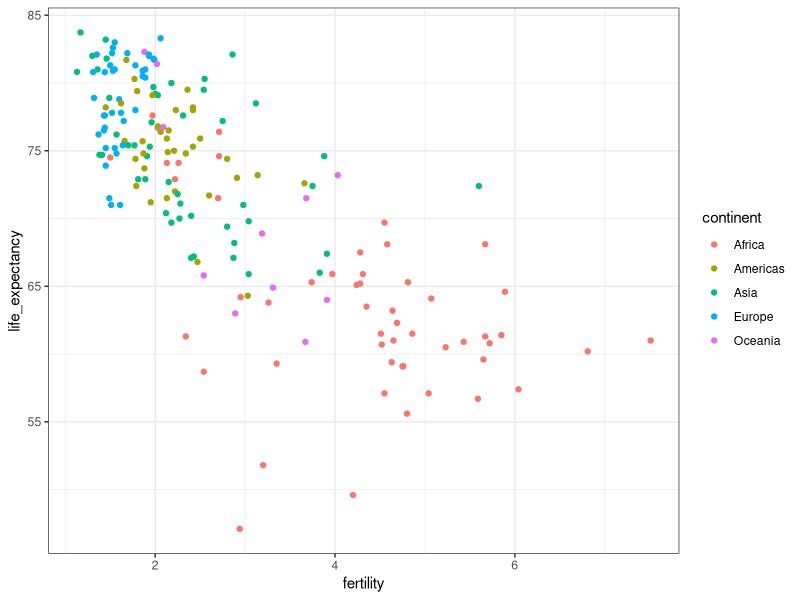
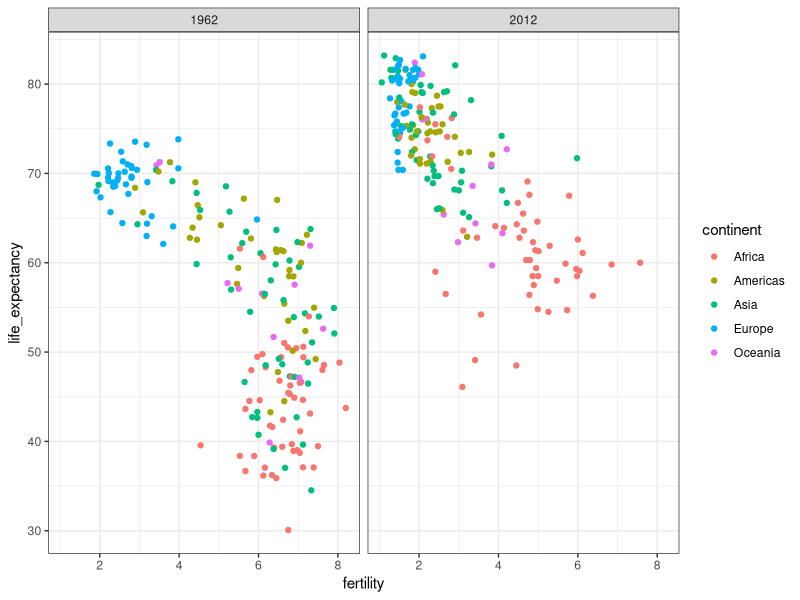
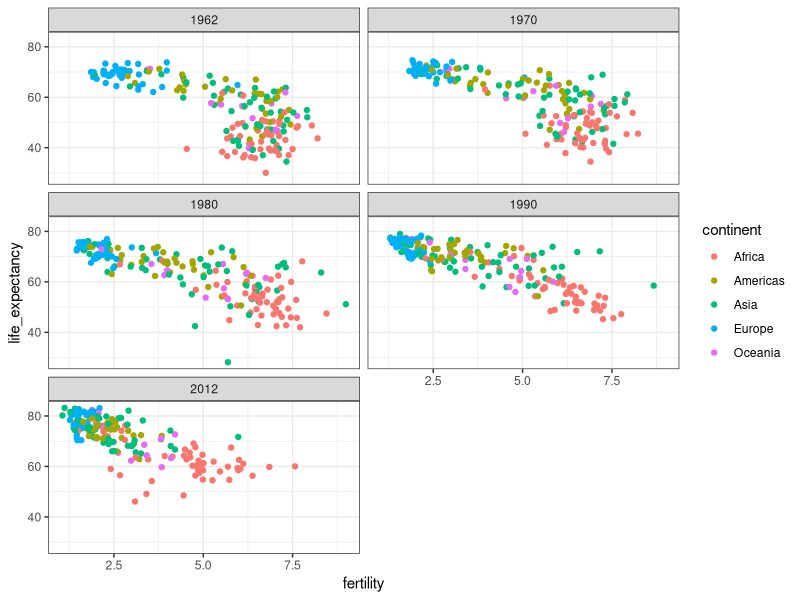
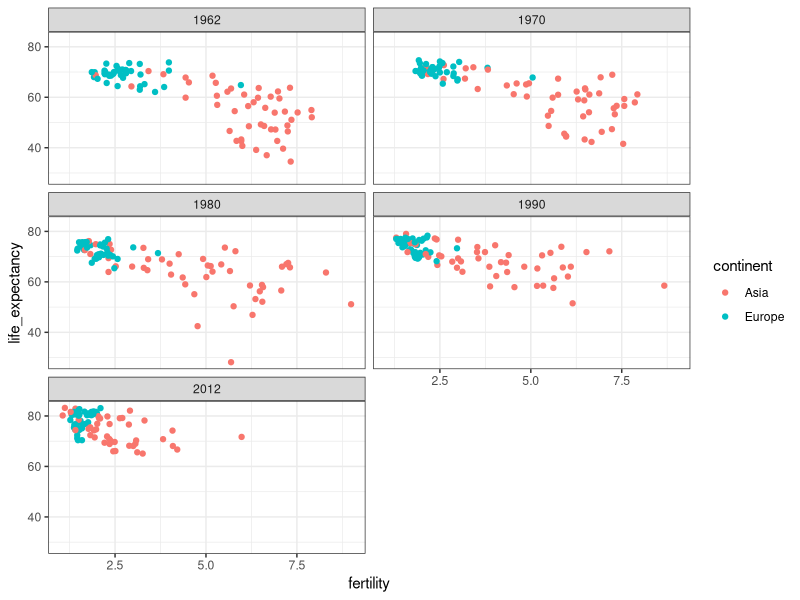
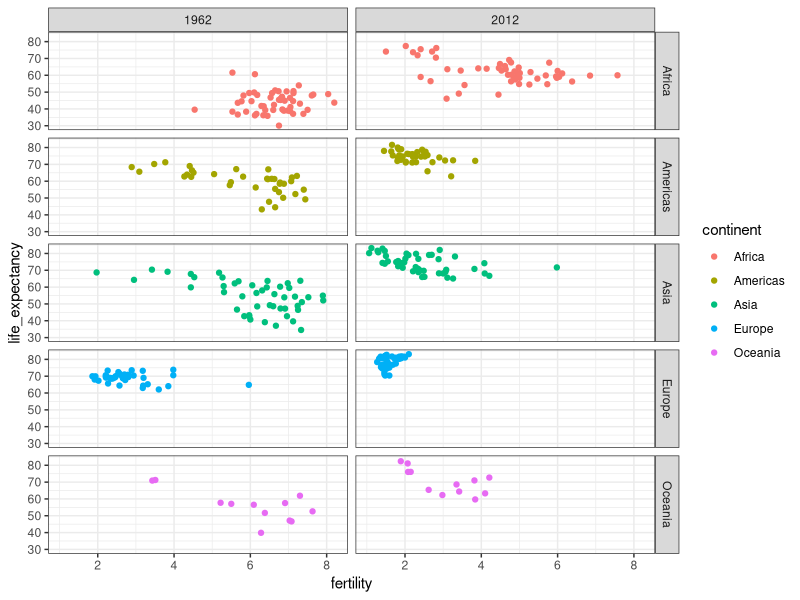
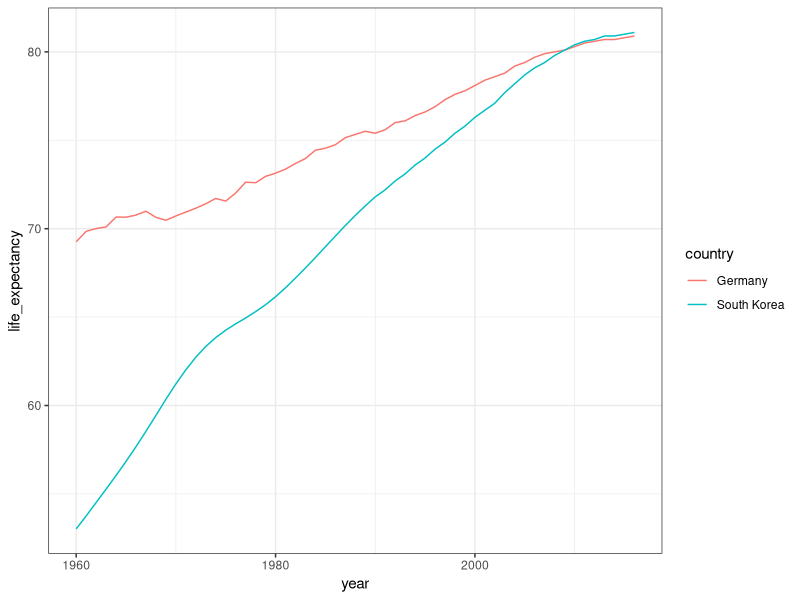
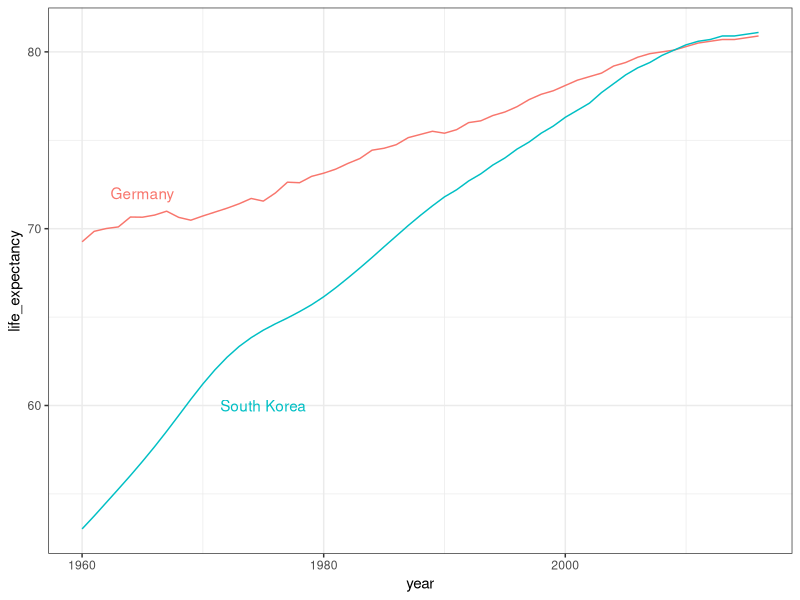
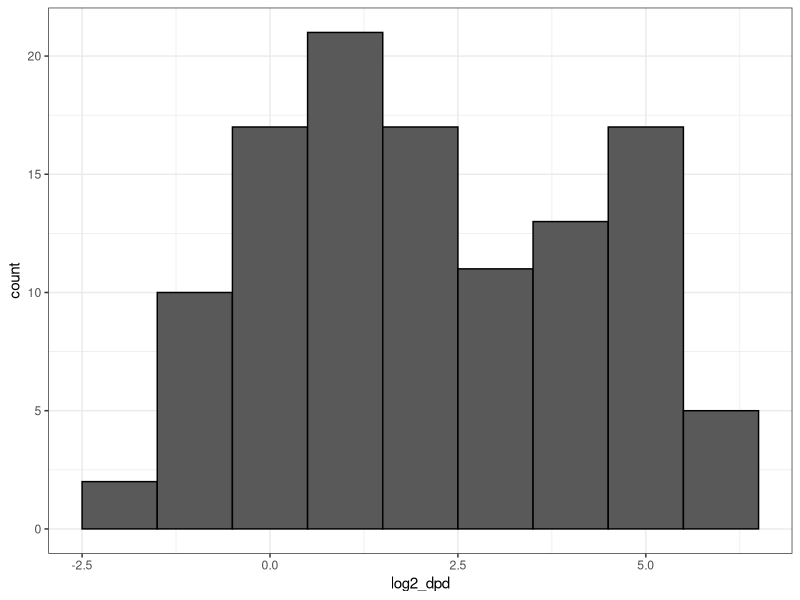

The R source for these figures, in order:
library(dslabs)
library(dplyr)
library(ggplot2)
data(gapminder)
head(gapminder)
g <- gapminder

g %>% filter(year==2015 & country %in% c('Sri Lanka', 'Turkey')) %>% select(c('country', 'infant_mortality'))
summary(g['year'])

ds_theme_set()
g %>% filter(year==2015) %>% ggplot(aes(fertility, life_expectancy, color=continent)) + geom_point()

#Faceting
g %>% filter(year %in% c(1962, 2012)) %>% ggplot(aes(fertility, life_expectancy, color=continent)) + geom_point() +
  facet_grid(.~year)

g %>% filter(year %in% c(1962, 1970, 1980, 1990, 2012)) %>% ggplot(aes(fertility, life_expectancy, color=continent)) + geom_point() +
  facet_wrap(.~year, ncol = 2)

g %>% filter(year %in% c(1962, 1970, 1980, 1990, 2012) & continent %in% c('Europe', 'Asia')) %>% 
  ggplot(aes(fertility, life_expectancy, color=continent)) + geom_point() + facet_wrap(.~year, ncol = 2)

g %>% filter(year %in% c(1962, 2012)) %>% ggplot(aes(fertility, life_expectancy, color=continent)) + geom_point() +
  facet_grid(continent~year)

#Time Series Plots
summary(g['country'], maxsum = 1000)
countries <- c('South Korea', 'Germany')
g %>% filter(country %in% countries) %>% ggplot(aes(year, life_expectancy, col=country)) + geom_line()

labels <- data.frame(country = countries, x = c(1975, 1965), y = c(60, 72))
g %>% filter(country %in% countries) %>% ggplot(aes(year, life_expectancy, color=country)) + geom_line() + 
  geom_text(data = labels, aes(x, y, label=country)) + theme(legend.position = 'none')

#Variable Log Transformation
g <- g %>% mutate(dpd = gdp/population/365)
g <- g %>% mutate(log2_dpd = log2(dpd))
head(g)
    #Log Value transformation
g %>% filter(year==1970 & !is.na(log2_dpd)) %>% ggplot(aes(log2_dpd)) + geom_histogram(binwidth = 1, color = 'black')
    #Log Scale transformation
g %>% filter(year==1970 & !is.na(dpd)) %>% ggplot(aes(dpd)) + geom_histogram(binwidth = 1, color = 'black') + 
  scale_x_continuous(trans = 'log2')

g %>% filter(year==1970 & region=='Caribbean') %>% select(c('country', 'dpd')) %>% filter(dpd>45)#check the country in the Caribbean with highest dpd

#Stratify and Boxplot
levels(g$region)
length(levels(g$region)) #number of regions
    #boxplot by region in 1970
past_year <- 1970
p <- g %>% filter(year == past_year & !is.na(dpd)) %>% ggplot(aes(region, dpd, fill=continent))
p + geom_boxplot() #raw plot
p + geom_boxplot() + theme(axis.text.x = element_text(angle=90, hjust=1)) #plot with adjusted names on the x axis
    #reordering regions by median dpd for easier interpretation
p1 <- g %>% filter(year == past_year & !is.na(dpd)) %>% mutate(region = reorder(region, dpd, FUN=median)) %>%
  ggplot(aes(region, dpd, fill=continent)) + geom_boxplot() + theme(axis.text.x = element_text(size = 11, angle = 90, hjust = 1)) + 
  xlab("") + ylab("dollars per day")
p1  #plotting result
p1 + scale_y_continuous(trans = 'log2')   #plot with scale y log2 transformation. helps to see differences 
                                          #between region with smallest dpd values
p1 + scale_y_continuous(trans = 'log2') + geom_point(show.legend = FALSE)   #add data points to the plot

#Comparing distributions
#We will compare data for the western countries to developing countries
west <- c('Northern Europe', 'Northern America', 'Australia and New Zealand', 'Western Europe', 'Southern Europe')
p3 <- g %>% filter(year==past_year & !is.na(dpd)) %>% mutate(group = if_else(region %in% west, 'West', 'Developping')) %>%
  ggplot(aes(dpd, fill=group))
p3 + geom_histogram(binwidth = 1, col = 'black')  #here we plot the 2 distributions histogram
p3 + geom_histogram(binwidth = 1, col = 'black') + scale_x_continuous(trans = 'log2')  #plotting with scale x log 2 transformation
p3 + geom_histogram(binwidth = 1, col = 'black') + scale_x_continuous(trans = 'log2') + facet_grid(.~group)  #faceting two plots for with respect to each distribution
    #faceting by west/developing and year
present_year <- 2010
p4 <- g %>% filter(year %in% c(past_year, present_year) & !is.na(dpd)) %>% mutate(group = if_else(region %in% west, 'West', 'Developping')) %>%
  ggplot(aes(dpd, fill=group))
p4 + geom_histogram(binwidth = 1, col = 'black') + scale_x_continuous(trans = 'log2') + facet_grid(year~group)
    #comparing the years using boxplot
p5 <- g %>% filter(year %in% c(past_year, present_year) & !is.na(dpd)) %>% mutate(region = reorder(region, dpd, FUN=median)) %>%
  ggplot(aes(region, dpd)) + theme(axis.text.x = element_text(angle=90, hjust = 1)) +
  scale_y_continuous(trans = 'log2') + xlab("")
p5 + geom_boxplot(aes(fill=continent)) + facet_grid(year~.) + scale_fill_discrete(name='Continent')  #by faceting graphs
p5 + geom_boxplot(aes(fill=factor(year))) + scale_fill_discrete(name='Year') #on same graph


#Density Plots

#first, let's built a list of countries which data exist in both 1970 and 2010 years
list1 <- g %>% filter(year==1970 & !is.na(dpd)) %>% .$country
list2 <- g %>% filter(year==2010 & !is.na(dpd)) %>% .$country
countries <- intersect(list1, list2)

years <- c(past_year, present_year)
p6 <- g %>% filter(year %in% years & country %in% countries) %>% ggplot(aes(dpd))
#a faceted smooth density plots - area under each curves adds to 1
p6 + facet_grid(year~.) + geom_density(alpha = 0.5, bw = 0.75, fill='blue') + scale_x_continuous(trans = 'log2')

#note we have 174 developing countries and 42 developed countries
g %>% filter(year %in% years & country %in% countries) %>% 
  mutate(group = if_else(region %in% west, 'West', 'Developing')) %>% group_by(group) %>% summarise(n=n()) %>% 
  knitr::kable()
#we can facet the density of the two distributions (the two groups) together for each year
p7 <- g %>% filter(year %in% years & country %in% countries) %>% 
  mutate(group = if_else(region %in% west, 'West', 'Developing')) %>% ggplot(aes(dpd))
p7 + geom_density(alpha = 0.2, aes(fill=group)) + facet_grid(year~.) + scale_x_continuous(trans = 'log2')   #plot the density in the y axis
p8 <- g %>% filter(year %in% years & country %in% countries) %>% 
  mutate(group = if_else(region %in% west, 'West', 'Developing')) %>% ggplot(aes(x = dpd, y = ..count..))
p8 + geom_density(alpha = 0.2, bw = 0.75, aes(fill=group)) + facet_grid(year~.) + scale_x_continuous(trans = 'log2')   #plot the numbers in the y axis

g <- g %>% mutate(group = case_when(
  .$region %in% west ~ 'West',
  .$region %in% c("Eastern Asia", "South-Eastern Asia") ~ 'East Asia',
  .$region %in% c("Caribbean", "Central America", "South America") ~ 'Latin America',
  .$continent == "Africa" & .$region != "Northern Africa" ~ 'Sub-Saharan Africa',
  TRUE ~ 'Others'))

g$group <- factor(g$group, levels = c('Others', 'Latin America', 'East Asia', 'Sub-Saharan Africa', 'West'))

p9 <- g %>% filter(year %in% years & country %in% countries) %>% ggplot(aes(x = dpd, y = ..count..))
p9 + geom_density(alpha = 0.2, bw = 0.75, aes(fill=group), position = 'stack') + facet_grid(year~.) + scale_x_continuous(trans = 'log2') 

#setting a weight regarding population size
g <- g %>% filter(year %in% years & country %in% countries) %>% group_by(year) %>% mutate(weight = population/sum(population*2)) %>% ungroup()

#new graph
p10 <- g %>% filter(year %in% years & country %in% countries) %>% ggplot(aes(dpd, weight = weight))
p10 + geom_density(alpha = 0.2, bw = 0.75, aes(fill=group), position = 'stack') + facet_grid(year~.) + scale_x_continuous(trans = 'log2')

g %>% filter(year %in% years & country %in% countries) %>% group_by(year) %>% mutate(weight = population/sum(population*2)) %>% ungroup() %>% 
  ggplot(aes(dpd, fill = group, weight = weight)) + scale_x_continuous(trans = 'log2') + geom_density(alpha = 0.2, bw = 0.75, position = 'stack') +
  facet_grid(year~.)


#Ecological fallacy
g <- g %>% mutate(group = case_when(
  .$region %in% west ~ 'The West',
  .$region %in% 'Northern Africa' ~ 'Northern Africa',
  .$region %in% c('Eastern Asia', 'South-Eastern Asia') ~ 'East Asia',
  .$region %in% 'Southern Asia' ~ 'Southern Asia',
  .$region %in% c('Caribbean', 'Central America', 'South America') ~ 'Latin America',
  .$continent == 'Africa' & .$region != 'Northern Africa' ~ 'Sub-Saharan Africa',
  .$region %in% c("Melanesia", "Micronesia", "Polynesia") ~ "Pacific Islands"))
    
    # define a data frame with group average income and average infant survival rate
surv_income <- g %>%
  filter(year %in% present_year & !is.na(gdp) & !is.na(infant_mortality) & !is.na(group)) %>%
  group_by(group) %>%
  summarize(income = sum(gdp)/sum(population)/365,
            infant_survival_rate = 1 - sum(infant_mortality/1000*population)/sum(population))
surv_income %>% arrange(income)

    # plot infant survival versus income, with transformed axes
surv_income %>% ggplot(aes(income, infant_survival_rate, label = group, color = group)) +
  scale_x_continuous(trans = "log2", limit = c(0.25, 150)) +
  scale_y_continuous(trans = "logit", limit = c(0.875, .9981),
                     breaks = c(.85, .90, .95, .99, .995, .998)) +
  geom_label(size = 3, show.legend = FALSE) 

surv_income %>% ggplot(aes(income, infant_survival_rate, label = group, color = group)) +
  scale_x_continuous(trans = "log2") +
  scale_y_continuous(
                     breaks = c(.85, .90, .95, .99, .995, .998)) +
  geom_label(size = 3, show.legend = FALSE) 

surv_income %>% mutate(logit_p = log(infant_survival_rate/(1 - infant_survival_rate))) %>% arrange(logit_p)
str(surv_income)
  

#-------------------ASSESSMENT---------------------------
#Create a scatter plot of  life expectancy versus fertility for the African continent in 2012
head(g)
summary(g$continent); summary(g$life_expectancy); summary(as.factor(g$year))

g %>% filter(continent=='Africa' & year==2012) %>% ggplot(aes(fertility, life_expectancy)) + 
  geom_point()

g %>% filter(continent=='Africa' & year==2012) %>% ggplot(aes(fertility, life_expectancy, color=region)) + 
  geom_point()

df = g %>% filter(continent=='Africa' & year==2012 & fertility <= 3 & life_expectancy >= 70) %>% select(country, region)
df

tab = g %>% filter(country %in% c('Vietnam', 'United States') & year >= 1960 & year <= 2010)
tab
str(tab)

p <- tab %>% ggplot(aes(year, life_expectancy, color=country)) + geom_line()
p

g %>% filter(country == 'Cambodia' & year >= 1960 & year <= 2010) %>% 
  ggplot(aes(year, life_expectancy)) + geom_line()

daydollars <- g %>% filter(continent == 'Africa' & year == 2010 & !is.na(gdp)) %>% mutate(dollars_per_day = gdp/population/365)
daydollars

daydollars %>% ggplot(aes(dollars_per_day)) + geom_density() + scale_x_continuous(trans = 'log2')
x <- daydollars$dollars_per_day
pnorm(1, mean(x), sd(x))
pnorm(2, mean(x), sd(x)) - pnorm(0.5, mean(x), sd(x))
mean(x <= 2) - mean(x <= 0.5)
mean(x < 1)
daydollars %>% ggplot(aes(sample = scale(dollars_per_day))) + geom_qq()

daydollars <- g %>% filter(continent == 'Africa' & year%in% c(1970, 2010) & !is.na(gdp)) %>% mutate(dollars_per_day = gdp/population/365)
daydollars %>% ggplot(aes(dollars_per_day, fill = year)) + geom_density() + scale_x_continuous(trans = 'log2') + facet_grid(year~.) + 
  theme(legend.position = 'none')

daydollars %>% ggplot(aes(dollars_per_day, fill = region)) + geom_density(alpha = 0.2, bw = 0.5, position = 'stack') + 
  scale_x_continuous(trans = 'log2') + facet_grid(year~.) + theme(legend.position = 'none')

gapminder_Africa_2010 <- g %>% filter(continent == 'Africa' & year == 2010 & !is.na(gdp)) %>% mutate(dollars_per_day = gdp/population/365)
gapminder_Africa_2010  %>% ggplot(aes(dollars_per_day, infant_mortality, color = region)) + geom_point() + scale_x_continuous(trans = 'log2')
gapminder_Africa_2010  %>% ggplot(aes(dollars_per_day, infant_mortality, color = region, label = country)) + geom_point() + 
  scale_x_continuous(trans = 'log2') + geom_text() 
gapminder_Africa_2010  %>% ggplot(aes(dollars_per_day, infant_mortality, color = region, label = country)) + geom_point() + 
  scale_x_continuous(trans = 'log2') + ggrepel::geom_text_repel()

gapminder_Africa_2010 <- g %>% filter(continent == 'Africa' & year %in% c(1970, 2010) & !is.na(gdp) & !is.na(infant_mortality)) %>% 
  mutate(dollars_per_day = gdp/population/365)
gapminder_Africa_2010  %>% ggplot(aes(dollars_per_day, infant_mortality, color = region, label = country)) + geom_point() + 
  scale_x_continuous(trans = 'log2') + geom_text() + facet_grid(year~.)
gapminder_Africa_2010  %>% ggplot(aes(dollars_per_day, infant_mortality, color = region, label = country)) + geom_point() + 
  scale_x_continuous(trans = 'log2') + ggrepel::geom_text_repel() + facet_grid(year~.)
                      
